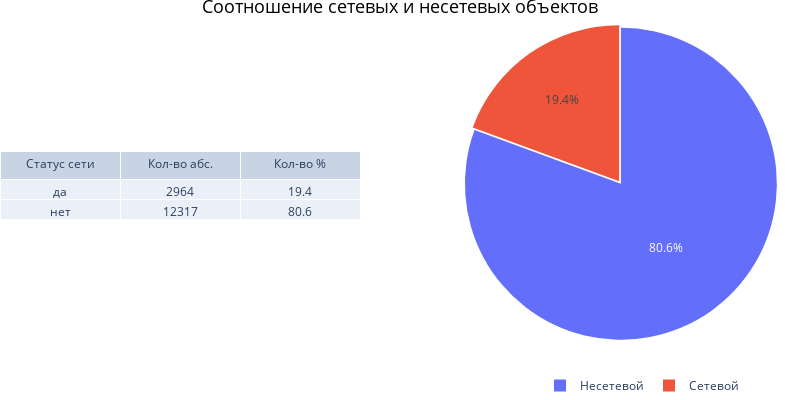

Notebook cell for this chart:
### Markdown cell above
## Характеристика сетевых и несетевых заведений.

### Code cell
chain = data.groupby('chain')['id'].count().reset_index()
chain['percent'] = round((chain['id'] / chain['id'].sum())*100,1)

header_chain = ['Статус сети', 'Кол-во абс.', 'Кол-во %']

fig = make_subplots(rows=1, cols=2, specs=[[{'type':'domain'}, {'type':'domain'}]])
fig.add_trace(go.Table(header=dict(values=header_chain),
    cells=dict(values=[chain[k].tolist() for k in chain.columns[:]],
                            align='center'), name='first plot'),
              1,1)
fig.add_trace(go.Pie(go.Pie(labels=["Cетевой",'Несетевой'], values=chain['id'],pull=0.01, name='Status')),
             1,2)
fig.update_traces(domain=dict(x=[0, 0.45], y=[0, 0.6]), 
                  selector={'name':'first plot'})
fig.update_layout(width=800, height=400,
                  legend_orientation="h",
                  legend=dict(x=.93,xanchor='right'),
                  margin=dict(l=0,r=0,t=25,b=0),
                  title_text='Соотношение сетевых и несетевых объектов',
                  title_font_color="black",
                  title_font_size = 18,
                  title_x=0.5)
fig.show()

### Figure 1 — Plotly figure (JSON) as saved in the notebook; plotly's stock layout.template omitted (floating-point values rounded to 4 significant figures)
{"data": [{"cells": {"align": "center", "values": [["да", "нет"], [2964, 12317], [19.4, 80.6]]}, "domain": {"x": [0, 0.45], "y": [0, 0.6]}, "header": {"values": ["Статус сети", "Кол-во абс.", "Кол-во %"]}, "name": "first plot", "type": "table"}, {"domain": {"x": [0.55, 1], "y": [0, 1]}, "labels": ["Cетевой", "Несетевой"], "name": "Status", "pull": 0.01, "type": "pie", "values": [2964, 12317]}], "layout": {"height": 400, "legend": {"orientation": "h", "x": 0.93, "xanchor": "right"}, "margin": {"b": 0, "l": 0, "r": 0, "t": 25}, "title": {"font": {"color": "black", "size": 18}, "text": "Соотношение сетевых и несетевых объектов", "x": 0.5}, "width": 800}}
